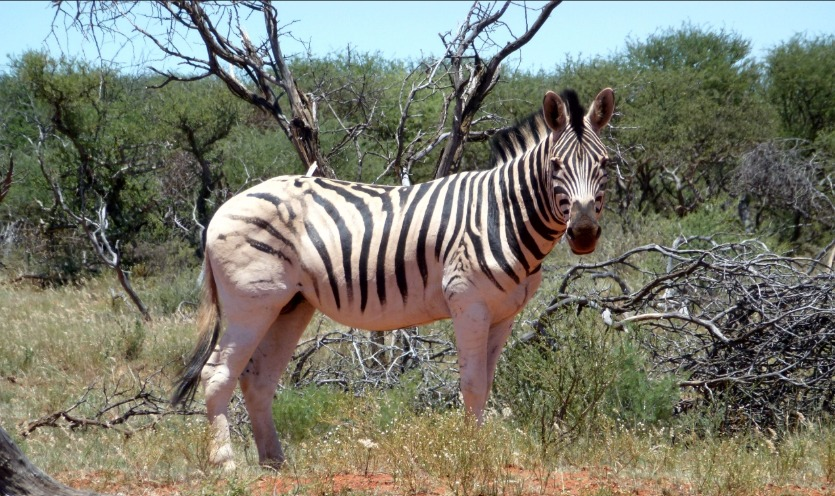
#> input picture LAB/Experiment 19/image.jpg, 835 x 496 px
$ python erosion.py
#> lines starting #> are read from the running program, lines starting #| are printed output that depends on the picture; after the words box and inside, x2 and y2 are one past the last pixel; in counts of white or black regions, pixels touching at a corner belong together
import cv2
import numpy as np

image = cv2.imread("image.jpg")
#> image is the input picture: shape (496, 835, 3); mean B, G, R 108.3, 121.8, 121.7

if image is None:
    print("ERROR: Image not found!")
else:
    gray = cv2.cvtColor(image, cv2.COLOR_BGR2GRAY)
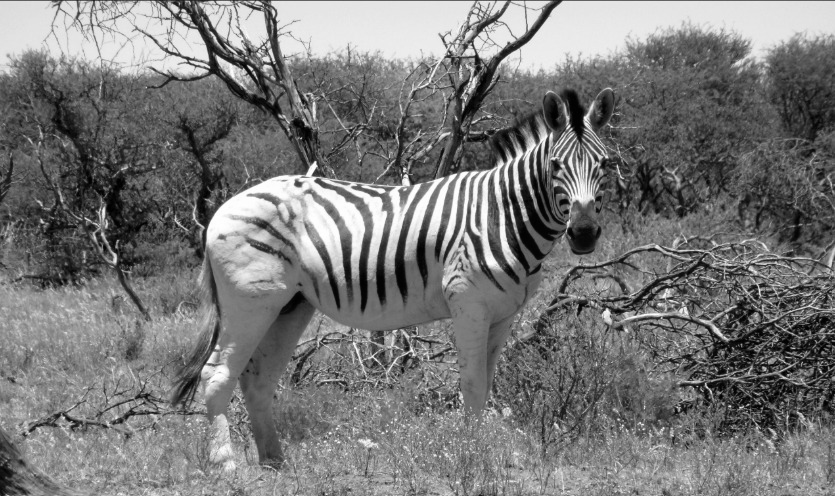
#> gray: shape (496, 835); min 0, max 255, mean 120.2
    _, binary = cv2.threshold(gray, 127, 255, cv2.THRESH_BINARY)
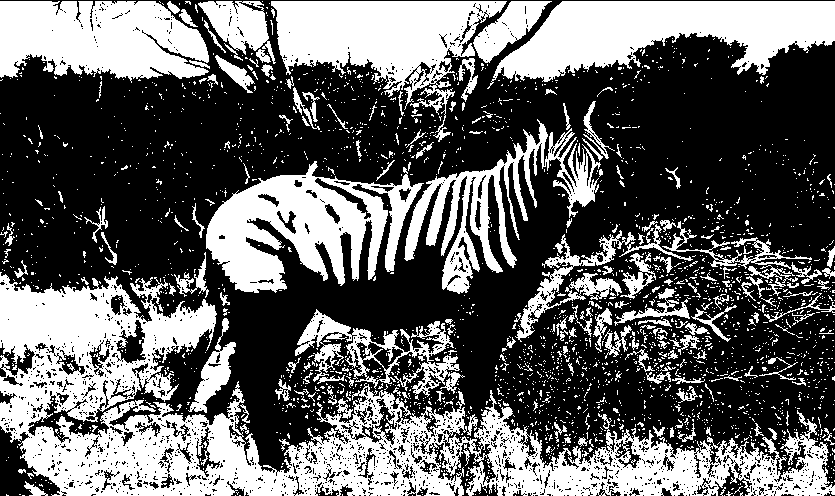
#> binary: shape (496, 835); 38.9% white; 2529 white regions (2335 under 20 px), largest, box (x1, y1, x2, y2) and area: (0, 272, 835, 496) 58889, (487, 1, 835, 89) 16603, (206, 161, 424, 293) 14411

    kernel = np.ones((5, 5), np.uint8)
    eroded = cv2.erode(binary, kernel, iterations=1)
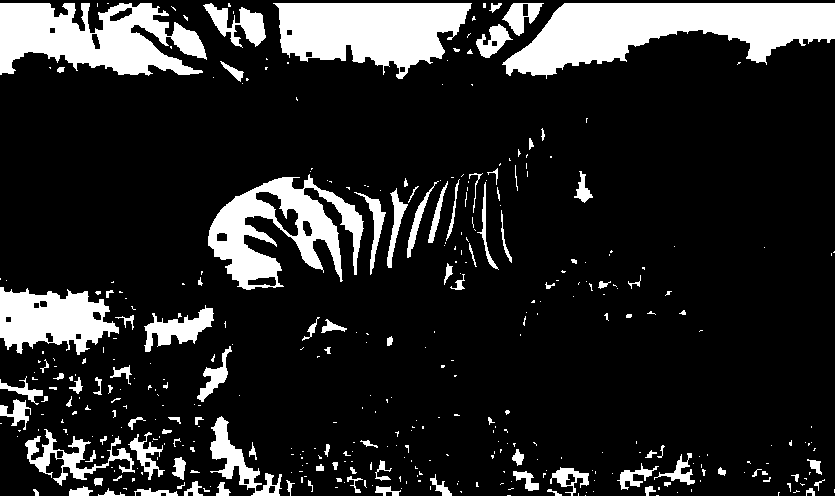
#> eroded: shape (496, 835); 15.9% white; 391 white regions (284 under 20 px), largest, box (x1, y1, x2, y2) and area: (502, 3, 835, 79) 13863, (273, 3, 472, 79) 9963, (0, 3, 207, 76) 9824

    cv2.imshow("Original Image", image)
    cv2.imshow("Erosion Image", eroded)

    cv2.imwrite("erosion_output.jpg", eroded)
    cv2.waitKey(0)
    cv2.destroyAllWindows()
